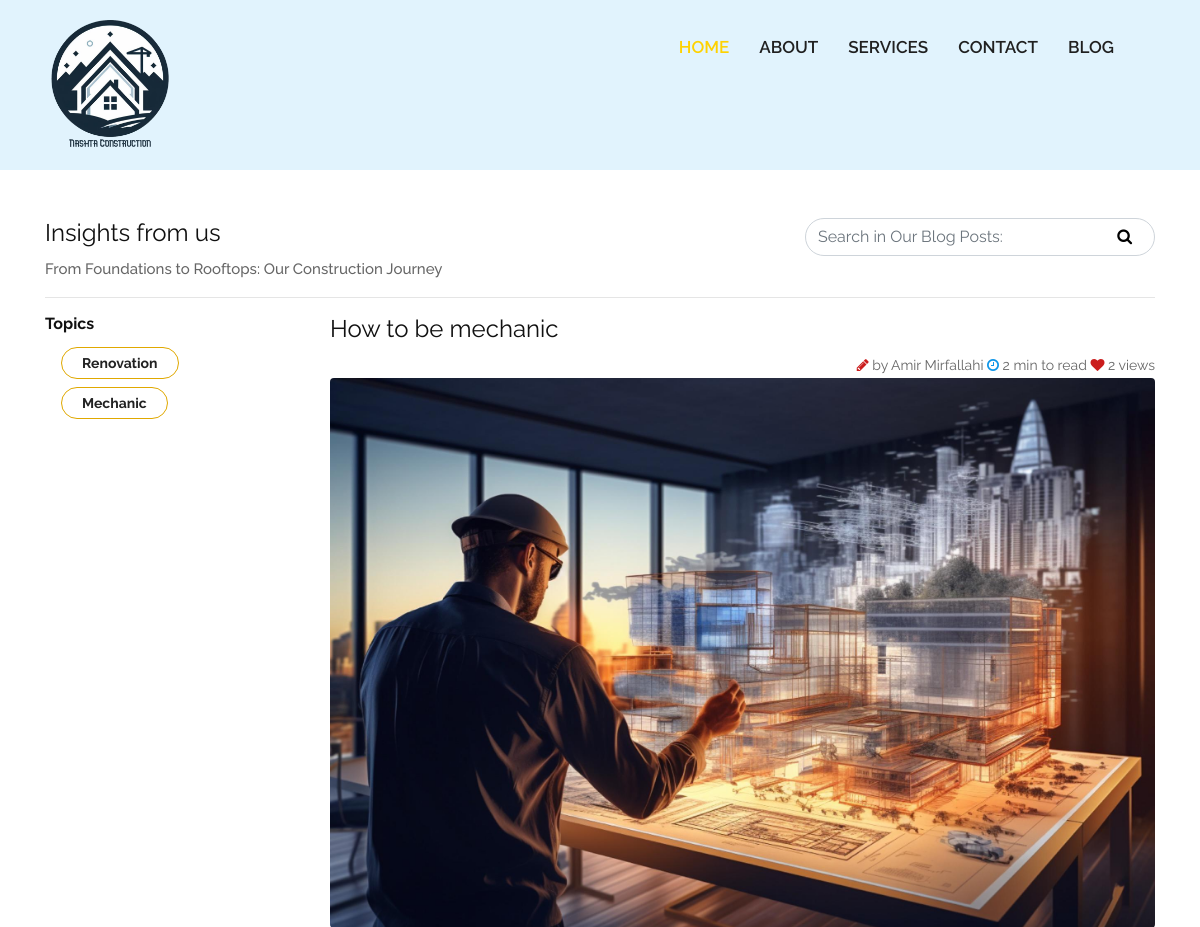
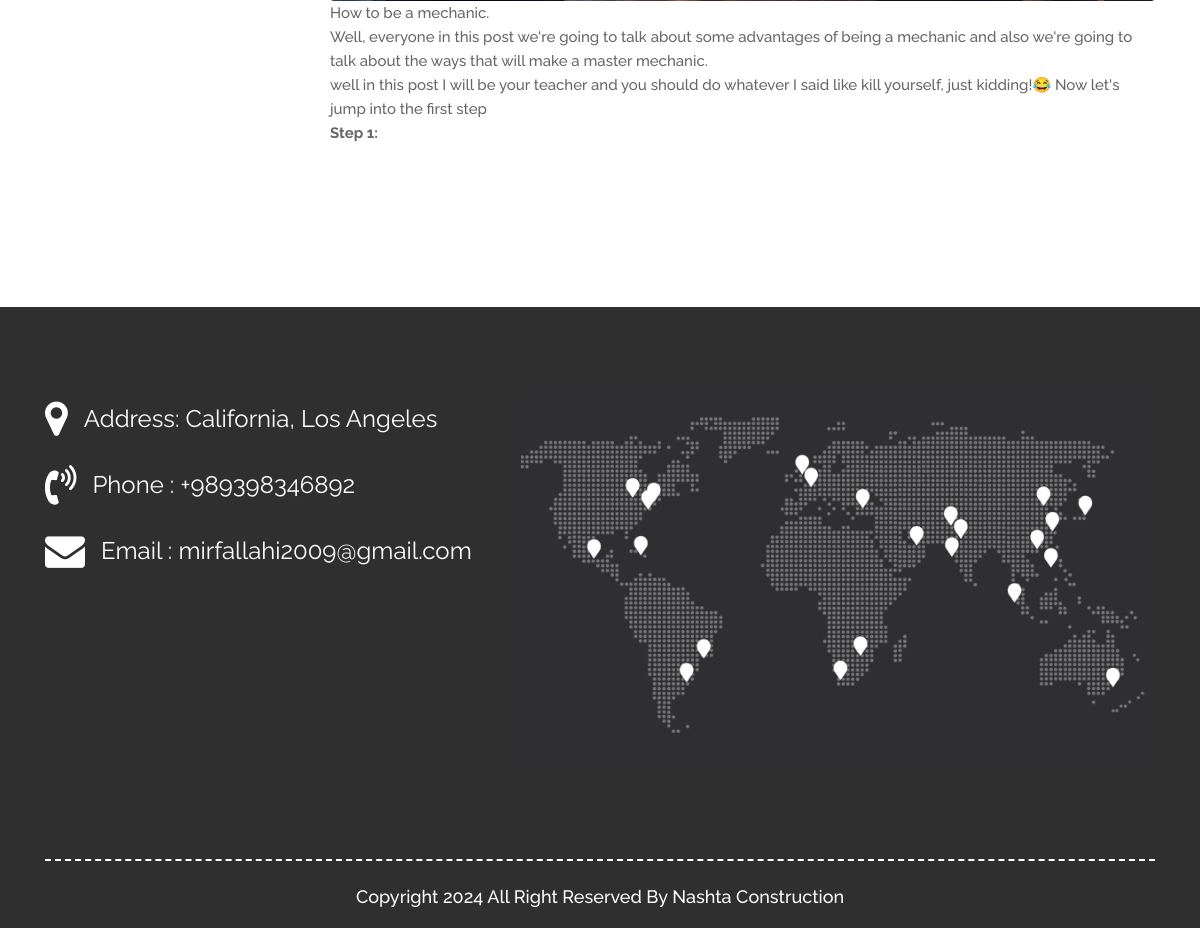
/blog/how-to-be-mechanic/, run on the app's committed database (2 pictures, top to bottom).
### home/models.py (models this page shows, shortened)
class Config(models.Model):
    address = models.CharField(max_length=186)
    phone = models.CharField(max_length=186)
    email = models.CharField(max_length=320)
    logo = models.ImageField(upload_to='images', blank=True)
    author = models.CharField(max_length=186)
    description = models.TextField()
    keywords = models.CharField(max_length=600, help_text="You can seprate them with comma|','")
    founder_image = models.ImageField(upload_to='images/')

### blog/models.py (models this page shows, shortened)
class Topic(models.Model):
    name = models.CharField(max_length=248)

class Post(models.Model):
    title = models.CharField(max_length=512)
    slug = models.SlugField(max_length=256, unique=True)
    image = models.ImageField(upload_to='blog/images')
    author = models.ForeignKey(User, on_delete=models.CASCADE)
    publish_date = models.DateTimeField(auto_now_add=True)
    views = models.IntegerField(default=0)
    content = tmodels.HTMLField()
    topic = models.ForeignKey(Topic, on_delete=models.CASCADE)
    time_to_read = models.IntegerField(default=0, help_text="How much time does it take to read the post?(in min)")

### blog/views.py (the view)
# urls.py: path('<slug:slug>/', views.BlogDetailView.as_view(), name='detail'),
class BlogDetailView(DetailView):
    template_name = 'blog/detail.html'
    model = Post
    def get(self, request, *args, **kwargs):
        post = self.get_object()
        if f'viewed_post_{post.pk}' not in request.session:
            post.views += 1
            post.save()
            request.session[f'viewed_post_{post.pk}'] = True
        return super().get(request, *args, **kwargs)
    def get_context_data(self, **kwargs):
        context = super().get_context_data(**kwargs)
        topics = Topic.objects.all()
        context['topics'] = topics
        return context

### home/templatetags/configuration_manage.py (called while the page is built)
@register.simple_tag
def get_config(part):
    config = Config.objects.first()
    match part:
        case "address":
            return config.address
        case "phone":
            return config.phone
        case "email":
            return config.email
        case "logo":
            return config.logo.url
        case "keywords":
            return config.keywords
        case "author":
            return config.author
        case "description":
            return config.description

### blog/templates/blog/detail.html (shortened to what this page needs)
{% extends 'blog/base.html' %}{% load static %}
{% block content %}
    <h1>{{ object.title }}</h1>
    <div class="d-flex justify-content-end">
        <div>
            <i class="fa fa-pencil" style="color: #cb1d1d;"></i> by {{ object.author.get_full_name }}
            <i class="fa fa-clock-o" style="color: #0d95e8;"></i> {{ object.time_to_read }} min to read
            <i class="fa fa-heart" style="color: #cb1d1d;"></i> {{ object.views }} views
        </div>
    </div>
    <img data-src="{{ object.image.url }}"
         alt="{{ object.title }}"
         class="lazy img-fluid rounded" src="">
    {{ object.content|safe }}
{% endblock %}

### blog/templates/blog/base.html (shortened to what this page needs)
{% load configuration_manage %}
<!DOCTYPE html>
<html lang="en">
<head>{% load static %}
    <link rel="stylesheet" href="{% static 'css/bootstrap.min.css' %}"/>
    <link rel="stylesheet" href="{% static 'css/style.css' %}"/>
    <link rel="stylesheet" href="{% static 'css/responsive.css' %}"/>
    <link rel="stylesheet" href="{% static 'css/jquery.mCustomScrollbar.min.css' %}"/>
    <link
            rel="stylesheet"
            href="https://netdna.bootstrapcdn.com/font-awesome/4.0.3/css/font-awesome.css"
    />
    <link
            rel="stylesheet"
            href="https://cdnjs.cloudflare.com/ajax/libs/fancybox/2.1.5/jquery.fancybox.min.css"
            media="screen"
    />
</head>
<body class="main-layout">
{% include 'components/_header.html' %}
<div class="container mt-5">
    <div class="row">
        <div class="col-md-8">
            <h1>Insights from us</h1>
            <p>From Foundations to Rooftops: Our Construction Journey</p>
        </div>
        <div class="col-md-4">
            <div class="input-inside-button">
                <form method="get">
                    <input type="text" name="search" class="form-control" placeholder="Search in Our Blog Posts: "
                           value="{{ search }}">
                    <button class="btn btn-search">
                        <i class="fa fa-search"></i>
                    </button>
                </form>
            </div>
        </div>
    </div>
    <hr/>
    <div class="row">
        <div class="col-md-4 col-lg-3 mb-5">
            <h4 class="mb-2 font-weight-bold">Topics</h4>
            <ul class="ml-3">
                {% for topic in topics %}
                    <li class="badge-new"><a href="?topic={{ topic.name }}">{{ topic.name }}</a></li>
                {% endfor %}
            </ul>
        </div>
        <div class="col-md-8 col-lg-9 mb-5">
            {% block content %}
            {% endblock %}
        </div>
    </div>
</div>
{% include 'components/_footer.html' %}
</body>
</html>

### home/templates/components/_header.html (shortened to what this page needs)
<header>{% load static %}{% load configuration_manage %}
    <div class="header">
        <div class="container-fluid">
            <div class="row">
                <div
                        class="col-xl-3 col-lg-3 col-md-3 col-sm-3 col logo_section"
                >
                    <div class="full">
                        <div class="center-desk">
                            <div class="logo">
                                <a href="/"
                                ><img
                                        src="{% get_config 'logo' %}"
                                        width="130"
                                        alt="logo"
                                /></a>
                            </div>
                        </div>
                    </div>
                </div>
                <div class="col-xl-9 col-lg-9 col-md-9 col-sm-9">
                    <nav
                            class="navigation navbar navbar-expand-md navbar-dark"
                    >
                        <div
                                class="collapse navbar-collapse"
                                id="navbarsExample04"
                        >
                            {% include 'components/_navigation.html' %}
                        </div>
                    </nav>
                </div>
            </div>
        </div>
    </div>
</header>

### home/templates/components/_navigation.html
<ul class="navbar-nav mr-auto">
    <li class="nav-item active">
        <a class="nav-link" href="/">
            Home
        </a>
    </li>
    <li class="nav-item">
        <a
                class="nav-link"
                href="{% url 'home:about_us' %}"
        >About</a
        >
    </li>
    <li class="nav-item">
        <a
                class="nav-link"
                href="{% url 'home:our_services' %}"
        >Services
        </a>
    </li>
    <li class="nav-item">
        <a
                class="nav-link"
                href="{% url 'home:contact_us' %}"
        >Contact</a
        >
    </li>
    <li class="nav-item">
        <a class="nav-link" href="{% url 'blog:list' %}"
        >Blog</a
        >
    </li>
</ul>

### home/templates/components/_footer.html
{% load configuration_manage %}
<footer>{% load static %}
    <div class="footer">
        <div class="container">
            <div class="row">
                <div class="col-md-5">
                    <ul class="location_icon">
                        <li>
                            <a href="#"
                            ><i
                                    class="fa fa-map-marker"
                                    aria-hidden="true"
                            ></i
                            ></a>
                            Address: {% get_config 'address' %}
                        </li>
                        <li>
                            <a href="#"
                            ><i
                                    class="fa fa-volume-control-phone"
                                    aria-hidden="true"
                            ></i></a
                            >Phone : {% get_config 'phone' %}
                        </li>
                        <li>
                            <a href="#"
                            ><i
                                    class="fa fa-envelope"
                                    aria-hidden="true"
                            ></i></a
                            >Email : {% get_config 'email' %}
                        </li>
                    </ul>
                </div>
                <div class="col-md-7">
                    <div class="map">
                        <figure>
                            <img src="{% static 'images/map.jpg' %}" alt="#"/>
                        </figure>
                    </div>
                </div>
            </div>
        </div>
        <div class="copyright">
            <div class="container">
                <div class="row">
                    <div class="col-md-12">
                        <p>
                            Copyright 2024 All Right Reserved By<a
                                href="https://nashtaconstruction.com/"
                        >
                            Nashta Construction</a
                        >
                        </p>
                    </div>
                </div>
            </div>
        </div>
    </div>
</footer>

### static/css/style.css (style rules this page uses)
* { box-sizing: border-box !important; }
html { scroll-behavior: smooth; }
body { color: #666666; font-size: 14px; font-family: "Raleway", sans-serif; line-height: 1.80857; font-weight: normal; }
a { color: #1f1f1f; text-decoration: none !important; outline: none !important; -webkit-transition: all 0.3s ease-in-out; -moz-transition: all 0.3s ease-in-out; -ms-transition: all 0.3s ease-in-out; -o-transition: all 0.3s ease-in-out; transition: all 0.3s ease-in-out; }
h1, h2, h3, h4, h5, h6 { letter-spacing: 0; font-weight: normal; position: relative; padding: 0 0 10px 0; font-weight: normal; line-height: normal; color: #111111; margin: 0; }
h1 { font-size: 24px; }
h4 { font-size: 16px; }
*, *::after, *::before { -webkit-box-sizing: border-box; -moz-box-sizing: border-box; box-sizing: border-box; }
ul, li, ol { margin: 0px; padding: 0px; list-style: none; }
p { margin: 0px; font-weight: 500; font-size: 15px; line-height: 24px; }
a { color: #222222; text-decoration: none; outline: none !important; }
a, .btn { text-decoration: none !important; outline: none !important; -webkit-transition: all 0.3s ease-in-out; -moz-transition: all 0.3s ease-in-out; -ms-transition: all 0.3s ease-in-out; -o-transition: all 0.3s ease-in-out; transition: all 0.3s ease-in-out; }
img { max-width: 100%; height: auto; }
button { border: 0; margin: 0; padding: 0; cursor: pointer; }
.full { float: left; width: 100%; }
.full { width: 100%; float: left; margin: 0; padding: 0; }
.navigation.navbar { float: right; padding-top: 17px; }
.navigation.navbar-dark .navbar-nav .nav-link { padding: 0 20px; color: #202020; font-size: 17px; line-height: 20px; font-weight: 600; text-transform: uppercase; }
.navigation.navbar-dark .navbar-nav .active > .nav-link, .navigation.navbar-dark .navbar-nav .nav-link.active, .navigation.navbar-dark .navbar-nav .nav-link.show, .navigation.navbar-dark .navbar-nav .show > .nav-link { color: #fed200; }
.navbar-expand-md .navbar-nav { padding-right: 10px; }
.header { width: 100%; padding: 20px 30px; background: #e1f3fd; }
.logo a { font-size: 40px; font-weight: bold; text-transform: uppercase; color: #fff; line-height: 40px; }
.footer { background: #2f2f30; padding-top: 80px; text-align: center; margin-top: 90px; }
ul.location_icon { padding-top: 12px; }
ul.location_icon li { font-size: 24px; line-height: 30px; color: #fff; text-align: left; padding-bottom: 26px; float: left; display: flex; align-items: center; }
ul.location_icon li a { font-size: 40px; color: #fff; line-height: 40px; padding-right: 16px; float: left; }
.map figure { margin: 0; }
.map figure img { width: 100%; }
.copyright { margin-top: 70px; padding: 20px 0px; }
.copyright p { color: #fff; font-size: 18px; line-height: 22px; text-align: center; padding-top: 25px; border-top: dashed 2px; }
.copyright a { color: #fff; }
.input-inside-button { position: relative; }
.input-inside-button input { border-radius: 50px; }
.input-inside-button button { position: absolute; top: 0; right: 10px; background: transparent; }
.badge-new a { border: 1px solid #e0a800; padding: 7px 20px; border-radius: 30px; font-weight: bold; }
.badge-new { margin-bottom: 15px; transition: all 0.5s; }

### static/css/responsive.css (style rules this page uses)
@media (min-width: 1200px) and (max-width: 1342px) { .navigation.navbar-dark .navbar-nav .nav-link { padding: 0 15px; } }

### static/css/icomoon.css (style rules this page uses)
body { background: #fff; }

### data on the page
Config: logo (picture), address "California, Los Angeles", phone "+989398346892", email "mirfallahi2009@gmail.com"
Topic: name "Renovation"
Topic: name "Mechanic"
Post: title "How to be mechanic", author.get_full_name "Amir Mirfallahi", time_to_read "2", views "2", image (picture), content "How to be a mechanic. Well, everyone in this post we're going to talk about some advantages of being a mechanic and also we're going to talk about the ways that will make a master mechanic. well in this post I will be your teacher and you should do whatever I said like kill yourself, just kidding!😂 Now let's jump into the first step Step 1:"
